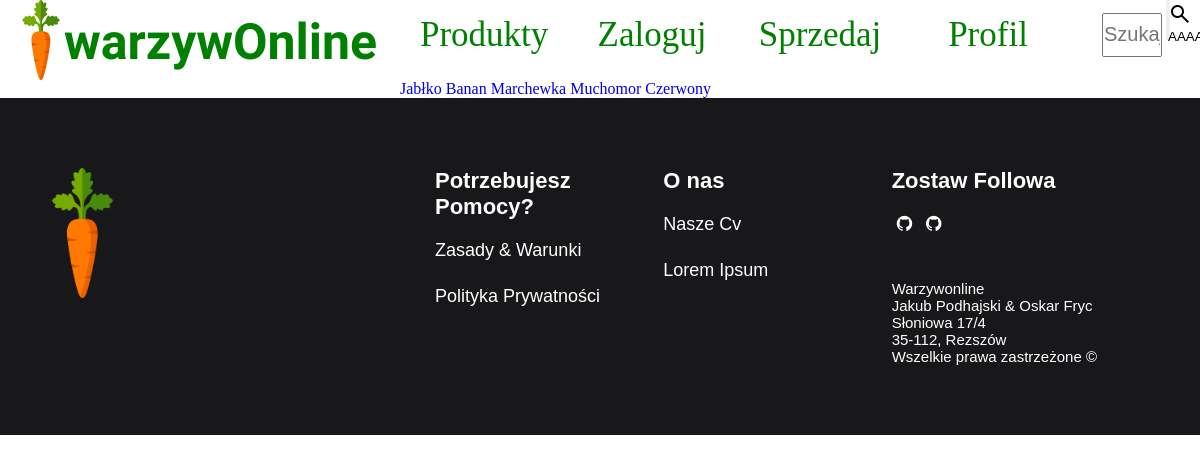
The page /all_products/ on the database its author committed.
### main/models.py (models this page shows, shortened)
class Product(models.Model):
    name = models.CharField(max_length=20)
    category = models.ManyToManyField(Category)

### main/views.py (the view)
# urls.py: path("all_products/", views.all_products, name="all_products"),
def all_products(request):
    products = Product.objects.all()
    return render(request, "main/all_products.html", {"products": products})

### main/templates/main/all_products.html
{% extends "main/base.html" %}
{% block content %}
{% for product in products %}
<a href="{% url 'main:product_page' product.id %}" class="btn btn-primary">
    {{product.name}}
</a>
{% endfor %}
{% endblock %}

### main/static/main/style.css (style rules this page uses)
* { margin: 0; padding: 0; list-style: none; text-decoration: none; }

### rows shown on the page
Product: name "Jabłko"
Product: name "Banan"
Product: name "Marchewka"
Product: name "Muchomor Czerwony"
